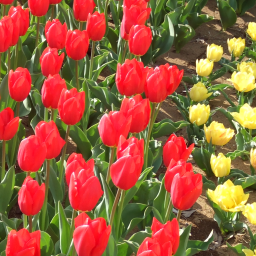
#> input picture b01 - Original.bmp, 256 x 256 px
$ python work2.py   (older library calls are emulated)
#> lines starting #> are read from the running program, lines starting #| are printed output that depends on the picture
#> in main, imagem is the input picture: shape (256, 256, 3); mean B, G, R 60.6, 93.5, 156

import cv2
import time
import numpy as np


def mean_filter_ing(img, tam_janela):
    img_mean_ing = img.copy()
    w = int(tam_janela/2)
    rows, cols, channels = img.shape
    for c in range(channels):
        for y in range(w, rows-w):
            for x in range(w, cols-w):
                soma = 0
                for y2 in range(y-w, y+w+1):
                    for x2 in range(x-w, x+w+1):
                        soma += img[y2][x2][c]
                img_mean_ing[y, x, c] = soma / (tam_janela * tam_janela)

    return img_mean_ing


def mean_filter_sep(img, tam_janela):
#> called with tam_janela = 15
    img_linha = img.copy()
    img_mean_sep = img.copy()
    w = int(tam_janela/2)
    rows, cols, channels = img.shape
#> rows = 256; cols = 256; channels = 3
    for c in range(channels):
        for y in range(w, rows-w):
            for x in range(w, cols-w):
                soma = 0
                for x2 in range(x-w, x+w+1):
                    soma += img[y][x2][c]
                img_linha[y][x][c] = soma/tam_janela
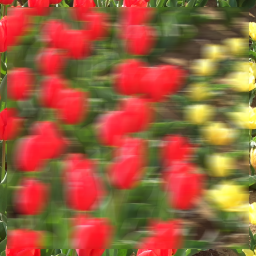
#> img_linha: shape (256, 256, 3) float64; mean B, G, R 0.238, 0.367, 0.611

    for c in range(channels):
        for y in range(w, rows-w):
            for x in range(w, cols-w):
                soma = 0
                for y2 in range(y-w, y+w+1):
                    soma += img_linha[y2][x][c]
                img_mean_sep[y][x][c] = soma/tam_janela
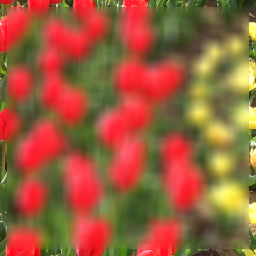
#> img_mean_sep: shape (256, 256, 3) float64; mean B, G, R 0.237, 0.367, 0.611

    return img_mean_sep


def mean_filter_int(img, tam_janela):
#> called with tam_janela = 15
    img_aux = img.copy()
    img_mean_int = img.copy()
    w = int(tam_janela / 2)
    rows, cols, channels = img.shape
#> rows = 256; cols = 256; channels = 3
    for c in range(channels):
        for y in range(0, rows):
            for x in range(0, cols):
                img_aux[y][x][c] = img[y][x][c]
                if y != 0:
                    img_aux[y][x][c] += img_aux[y-1][x][c]
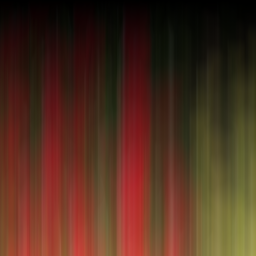
#> img_aux: shape (256, 256, 3) float64; mean B, G, R 30.5, 46.4, 78.4

    for c in range(channels):
        for y in range(0, rows):
            for x in range(0, cols):
                if x != 0:
                    img_aux[y][x][c] += img_aux[y][x-1][c]
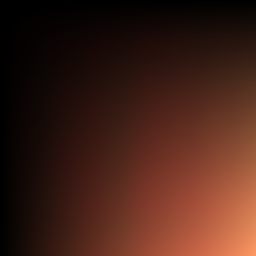
#> img_aux: shape (256, 256, 3) float64; mean B, G, R 3712.5, 5260.6, 10514.3; drawn with min black and max white

    for c in range(channels):
        for y in range(w, rows-w):
            for x in range(w, cols-w):
                img_mean_int[y][x][c] = img_aux[y+w][x + w][c]
                if y != w:
                    img_mean_int[y][x][c] -= img_aux[y-w-1][x+w][c]
                if x != w:
                    img_mean_int[y][x][c] -= img_aux[y+w][x-w-1][c]
                if y != w and x != w:
                    img_mean_int[y][x][c] += img_aux[y-w-1][x-w-1][c]
                img_mean_int[y][x][c] /= tam_janela*tam_janela

    return img_mean_int


def main():
    tam_janela = 15
    imagem = cv2.imread('b01 - Original.bmp')
    imagem = imagem.astype(np.float)/255

    # [6 lines of commented-out code are left out]

    start_time = time.time()
    imagem_media_sep = mean_filter_sep(imagem, tam_janela)
    imagem_media_sep = (imagem_media_sep * 255).astype(np.uint8)

    elapsed_time = time.time() - start_time

    print("Alg separavel ( janela", tam_janela, ")=", elapsed_time)

    start_time = time.time()
    imagem_media_int = mean_filter_int(imagem, tam_janela)
    imagem_media_int = (imagem_media_int * 255).astype(np.uint8)
    elapsed_time = time.time() - start_time

    print("Alg integral ( janela", tam_janela, ")=", elapsed_time)

    # cv2.imshow('algoritimo ingenuo', imagem_media_ing)
    # cv2.waitKey()
    # cv2.destroyAllWindows()

    cv2.imshow('algoritimo separavel', imagem_media_sep)
    cv2.waitKey()
    cv2.destroyAllWindows()

    cv2.imshow('algoritimo integral', imagem_media_int)
    cv2.waitKey()
    cv2.destroyAllWindows()

    # cv2.imwrite('ingenuo.bmp', imagem_media_ing)
    cv2.imwrite('separavel.bmp', imagem_media_sep)
    cv2.imwrite('integral.bmp', imagem_media_int)

if __name__ == "__main__":
    main()
